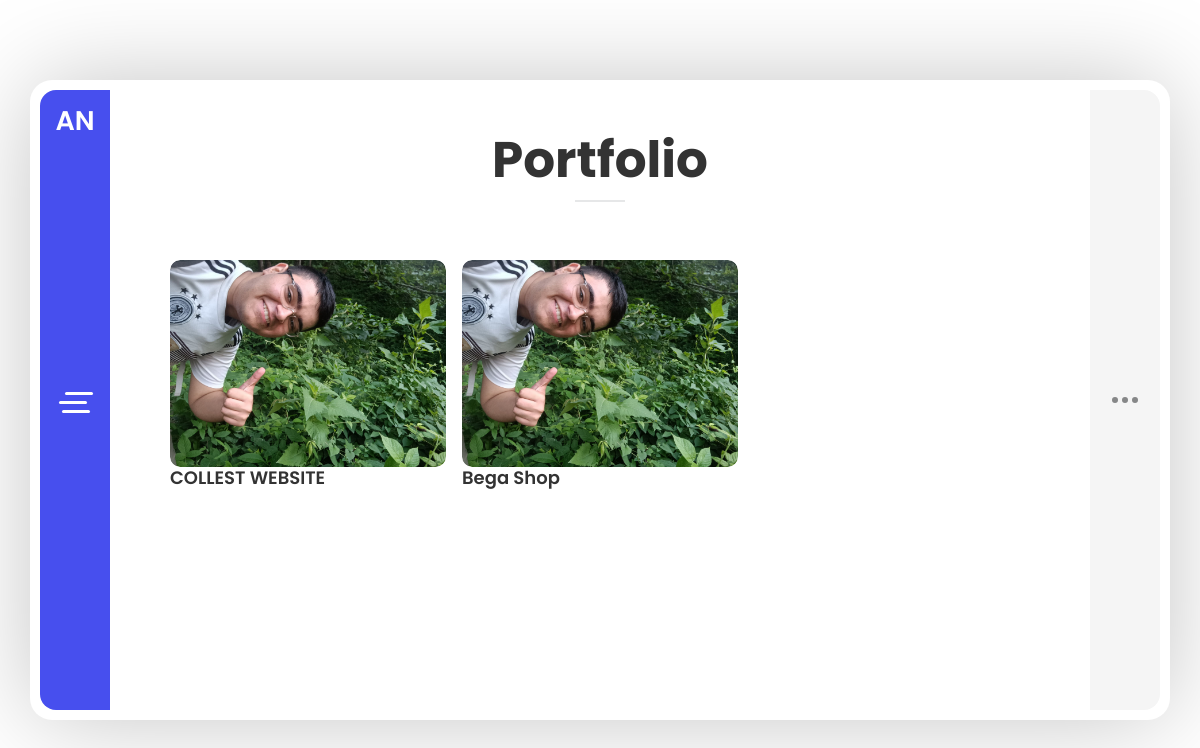
/portfolio, run on an earlier commit of the app's database.
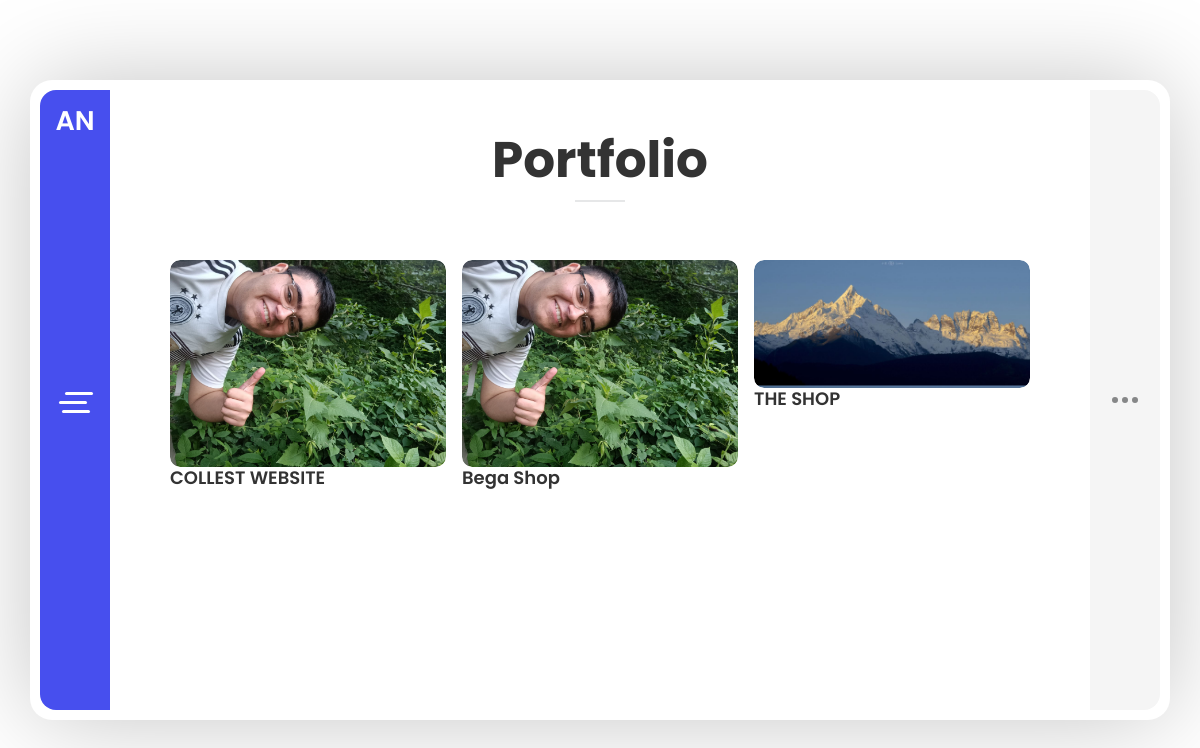
And on a later commit of the database.
### portfolio/models.py (models this page shows)
class Portfolio(models.Model):
    title = models.CharField(max_length=100,blank=True)
    cover = models.ImageField(upload_to='Portfolio/',)
    url = models.URLField(max_length=200)

### portfolio/views.py (the view)
# urls.py: path('', Portfolio.as_view(), name= "portfolio" )
class Portfolio(generic.ListView):
    model = Portfolio
    context_object_name = "port"
    template_name = 'portfolio/portfolio_list.html'

### blogs/context_processors.py (called while the page is built)
def blogs(request):
    return {'blog':Blogs.objects.all()}

### blogs/models.py (called while the page is built)
    def get_absolute_url(self):
        return reverse("blog_info", args=[self.pk])

### portfolio/templates/portfolio/portfolio_list.html (shortened to what this page needs)
{% extends "_base.html" %}
{% block content %}
{% include 'leftbar.html' %}
<div class="content-area single-page-area" data-animation="animated-section-rotateRoomBottomIn">
    <div class="single-page-content">
      <div class="content-wrapper">
        <div class="page-title">
          <h1>Portfolio</h1>
        </div>
        <article class="page type-page">
          <div class="entry-content">
            <div class="row">
              <div class=" col-xs-12 col-sm-12 ">
                <div id="portfolio_content_q" class="portfolio-content">
                  <div class="portfolio-grid three-columns shuffle">
                    {% for foo in port  %}
                    <figure class="item standard" data-groups='["category_all", "category_detailed"]'>
                      <a href="{{foo.url}}" >
                        <div class="portfolio-item-img">
                          <img src="{{foo.cover.url}}" alt="Full Project 2" title="" />
                        </div>
                        <h4 class="">{{foo.title}}</h4>
                      </a>
                    </figure>
                    {% endfor %}
{% endblock  %}

What changed in the data, as far as the page shows it:
added Portfolio: cover (picture), title "THE SHOP"
